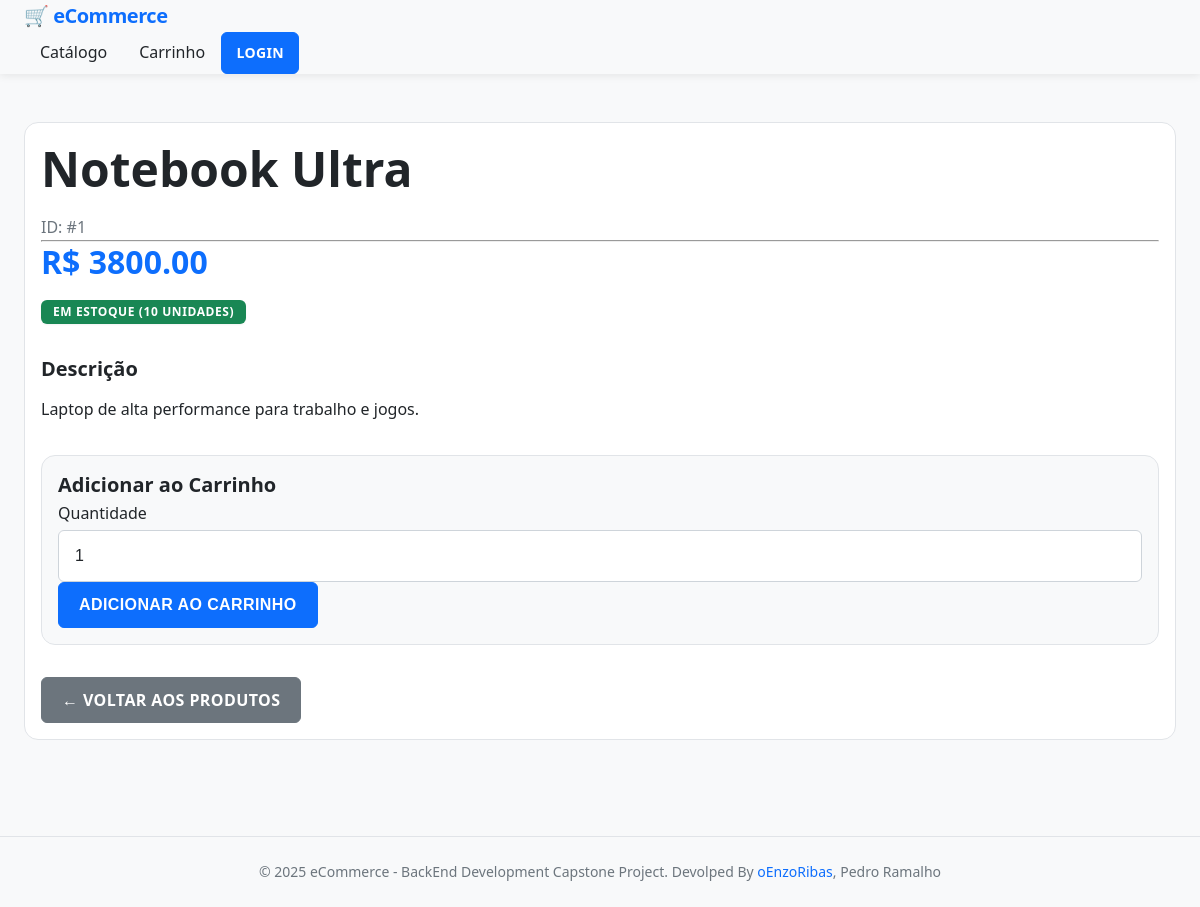
/produtos/1, run on an earlier commit of the app's database.
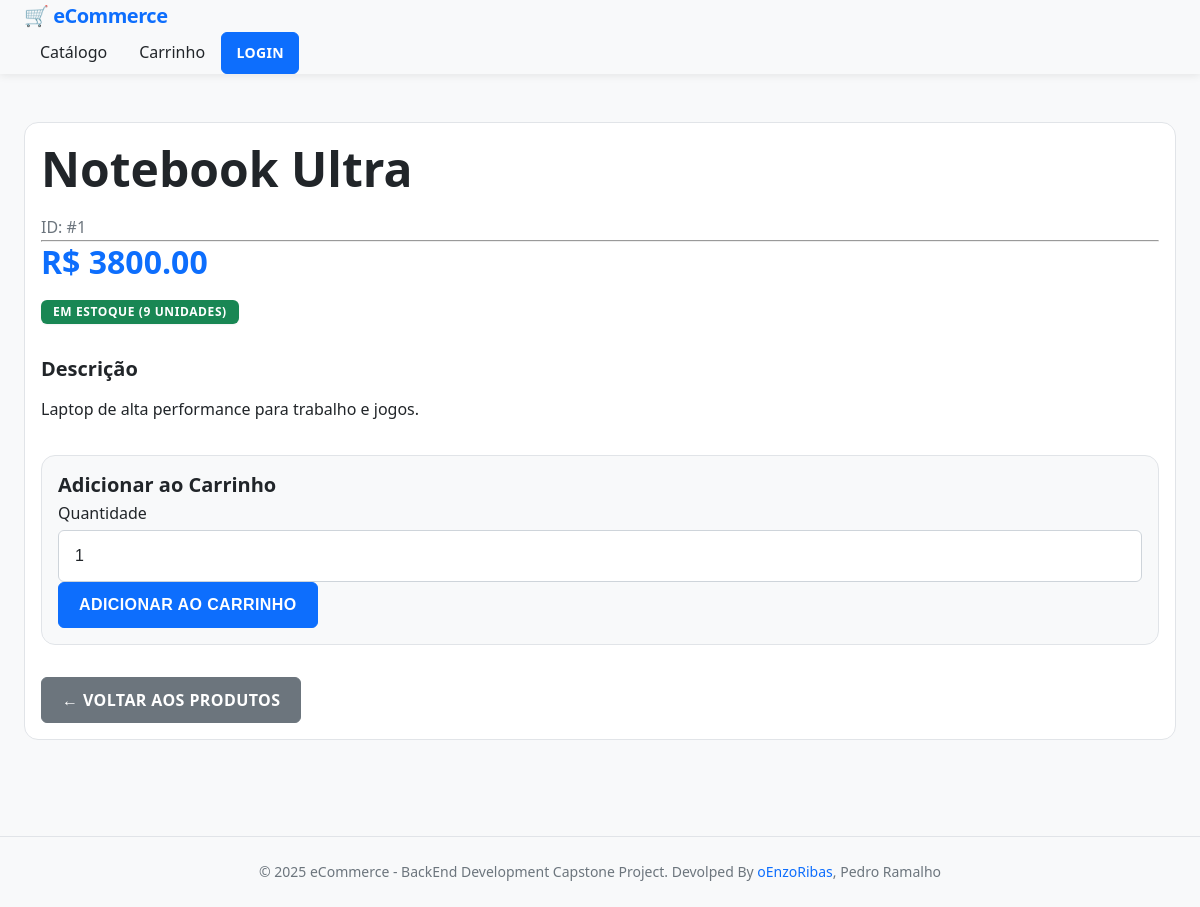
And on a later commit of the database.
### models/produto_model.py (models this page shows, shortened)
class Produto(db.Model):
    __tablename__ = 'produtos'
    id = Column(Integer, primary_key=True, autoincrement=True, nullable=False)
    nome = Column(String(256), nullable=False)
    descricao = Column(String(256))
    preco = Column(db.Numeric(10,2), nullable=False)
    estoque = Column(Integer, nullable=False, default=0)

### routes/produtos.py (the view)
@produtos_bp.route('/<int:produto_id>')
def detalhes(produto_id):
    produto = Produto.query.get_or_404(produto_id)
    form = AdicionarCarrinhoForm()
    return render_template('produtos/detalhes.html', produto=produto, form=form)

### forms/produto_forms.py
class AdicionarCarrinhoForm(FlaskForm):
    quantidade = IntegerField(
        'Quantidade',
        validators=[
            DataRequired(message='Quantidade é obrigatória'),
            NumberRange(min=1, message='Quantidade deve ser no mínimo 1')
        ]
    )
    submit = SubmitField('Adicionar ao Carrinho')

### templates/produtos/detalhes.html (shortened to what this page needs)
{% extends "base.html" %}  {% block content %}
<div class="row">
  <div class="col-md-8 mx-auto">
    <div class="card shadow">
      <div class="card-body">
        <div class="row">
          <div class="col-md-6">
            <h1>{{ produto.nome }}</h1>
            <p class="text-muted">ID: #{{ produto.id }}</p>
          </div>
        </div>
        <hr />
        <div class="row mb-4">
          <div class="col-md-6">
            <h3 class="text-primary">R$ {{ "%.2f"|format(produto.preco) }}</h3>
            {% if produto.estoque > 0 %}
            <span class="badge bg-success fs-6"
              >Em Estoque ({{ produto.estoque }} unidades)</span
            >
            {% else %}
            <span class="badge bg-danger fs-6">Fora de Estoque</span>
            {% endif %}
          </div>
        </div>
        <div class="mb-4">
          <h5>Descrição</h5>
          <p>{{ produto.descricao or 'Sem descrição disponível' }}</p>
        </div>
        {% if produto.estoque > 0 %}
        <div class="card bg-light">
          <div class="card-body">
            <h5 class="card-title">Adicionar ao Carrinho</h5>
            <form
              method="POST"
              action="{{ url_for('carrinho.adicionar', produto_id=produto.id) }}"
            >
              <div class="row g-2">
                <div class="col-md-4">
                  <label for="quantidade" class="form-label">Quantidade</label>
                  <input
                    type="number"
                    id="quantidade"
                    name="quantidade"
                    class="form-control"
                    value="1"
                    min="1"
                    max="{{ produto.estoque }}"
                    required
                  />
                </div>
                <div class="col-md-8 d-flex align-items-end">
                  <button type="submit" class="btn btn-primary w-100">
                    Adicionar ao Carrinho
                  </button>
                </div>
              </div>
            </form>
          </div>
        </div>
        {% else %}
        <div class="alert alert-danger">
          Este produto está temporariamente indisponível.
        </div>
        {% endif %}
        <div class="mt-4">
          <a
            href="{{ url_for('produtos.listar') }}"
            class="btn btn-secondary btn-registrar"
          >
            ← Voltar aos Produtos
          </a>
        </div>
      </div>
    </div>
  </div>
</div>
{% endblock %}

What changed in the data, as far as the page shows it:
changed Produto "Notebook Ultra": estoque "10" → "9"
